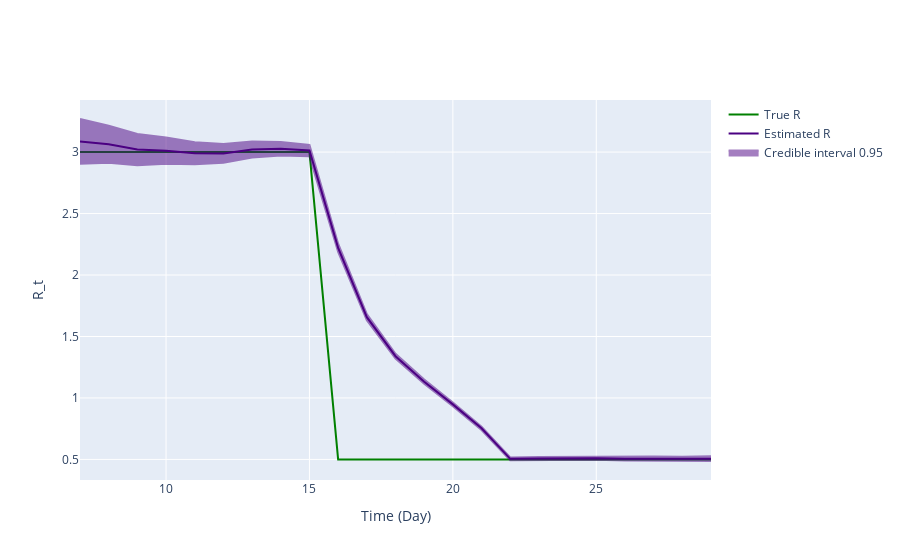

Notebook code cell kept with this figure:
### Code cell
fig = ReproductionNumberPlot()

fig.add_ground_truth_rt(ground_truth)
fig.add_interval_rt(interval2)

fig.update_labels(time_label='Time (Day)', r_label='R_t')

fig.show_figure()

### Figure 1 — Plotly figure (JSON) as saved in the notebook; plotly's stock layout.template omitted (floating-point values rounded to 4 significant figures)
{"data": [{"line": {"color": "green"}, "mode": "lines", "name": "True R", "type": "scatter", "x": [7, 8, 9, 10, 11, 12, 13, 14, 15, 16, 17, 18, 19, 20, 21, 22, 23, 24, 25, 26, 27, 28, 29], "y": [3, 3, 3, 3, 3, 3, 3, 3, 3, 0.5, 0.5, 0.5, 0.5, 0.5, 0.5, 0.5, 0.5, 0.5, 0.5, 0.5, 0.5, 0.5, 0.5]}, {"line": {"color": "indigo"}, "mode": "lines", "name": "Estimated R", "type": "scatter", "x": [7, 8, 9, 10, 11, 12, 13, 14, 15, 16, 17, 18, 19, 20, 21, 22, 23, 24, 25, 26, 27, 28, 29], "y": [3.087, 3.063, 3.02, 3.012, 2.991, 2.989, 3.021, 3.027, 3.013, 2.221, 1.657, 1.34, 1.133, 0.9479, 0.753, 0.5047, 0.5077, 0.5094, 0.5105, 0.5063, 0.5083, 0.5052, 0.5062]}, {"fill": "toself", "fillcolor": "indigo", "line": {"color": "indigo"}, "mode": "lines", "name": "Credible interval 0.95", "opacity": 0.5, "type": "scatter", "x": [7, 8, 9, 10, 11, 12, 13, 14, 15, 16, 17, 18, 19, 20, 21, 22, 23, 24, 25, 26, 27, 28, 29, 29, 28, 27, 26, 25, 24, 23, 22, 21, 20, 19, 18, 17, 16, 15, 14, 13, 12, 11, 10, 9, 8, 7], "y": [3.269, 3.214, 3.147, 3.118, 3.08, 3.065, 3.085, 3.082, 3.059, 2.255, 1.682, 1.359, 1.15, 0.9629, 0.7661, 0.5155, 0.519, 0.5216, 0.5239, 0.5209, 0.5243, 0.5226, 0.5251, 0.4872, 0.4879, 0.4924, 0.4918, 0.4971, 0.4973, 0.4965, 0.4939, 0.7399, 0.9329, 1.116, 1.32, 1.633, 2.187, 2.966, 2.972, 2.956, 2.913, 2.901, 2.905, 2.894, 2.913, 2.904]}], "layout": {"hovermode": "x unified", "xaxis": {"title": {"text": "Time (Day)"}}, "yaxis": {"title": {"text": "R_t"}}}}
